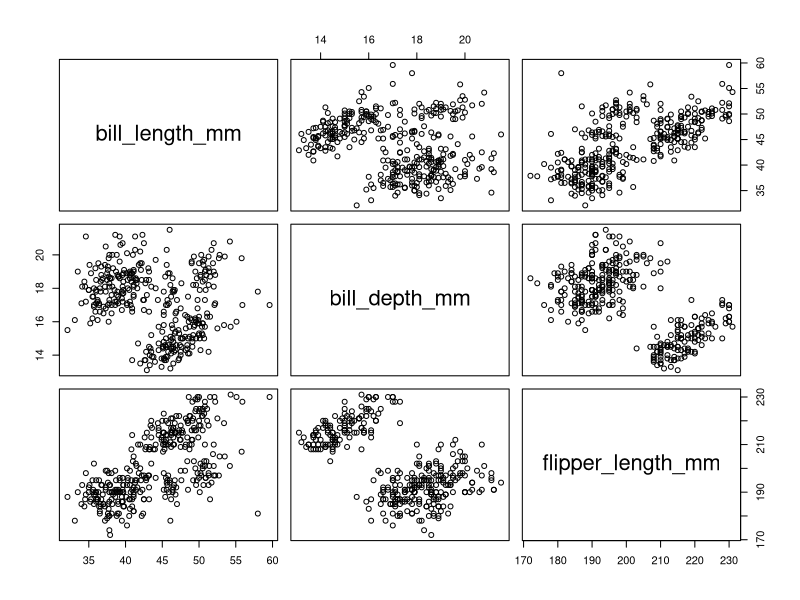
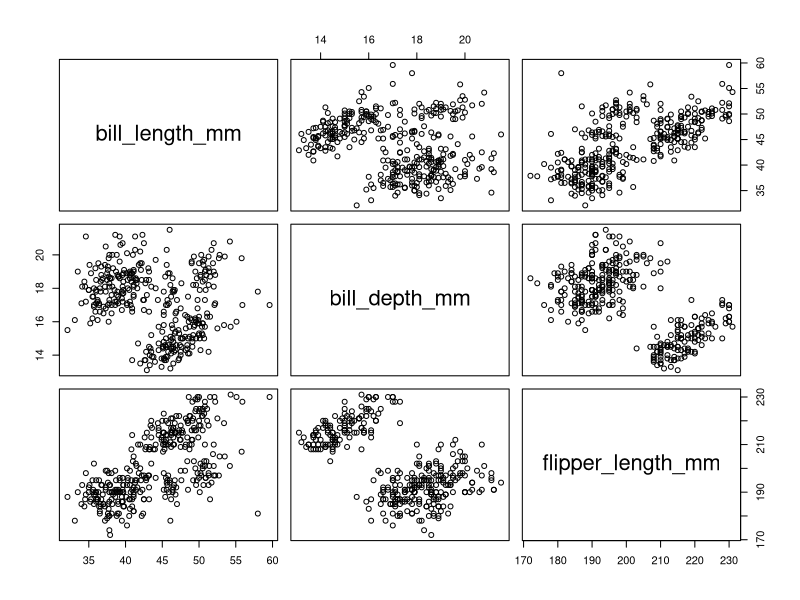
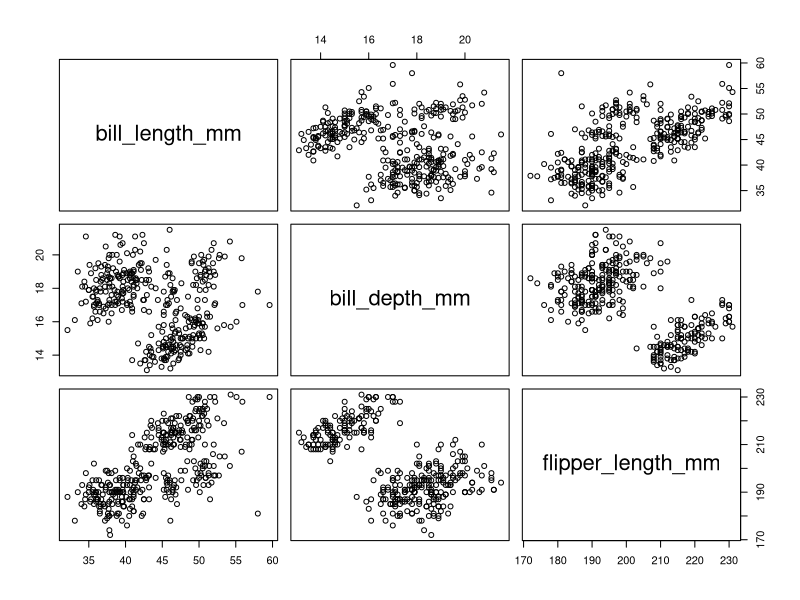
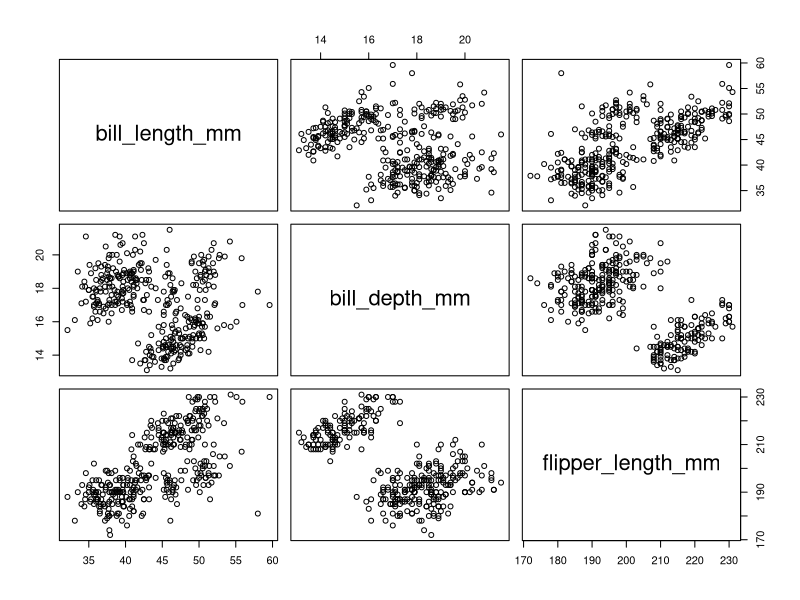
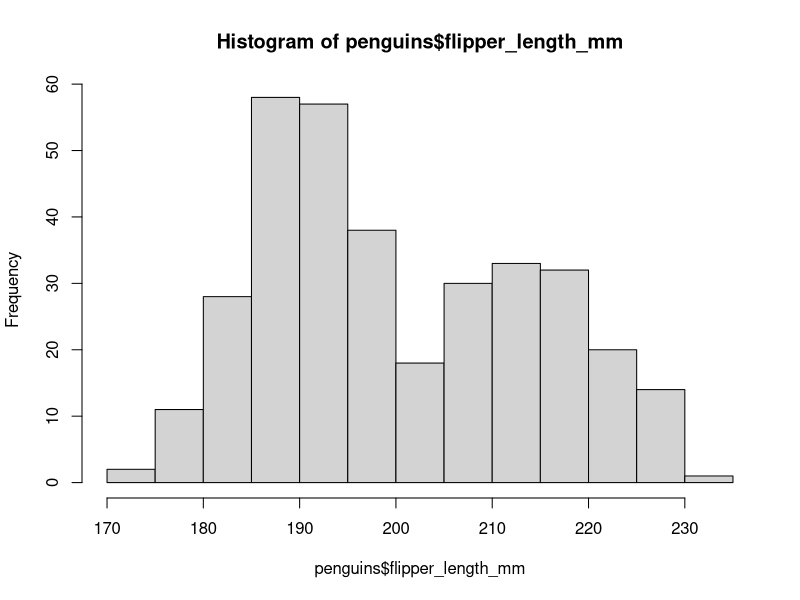
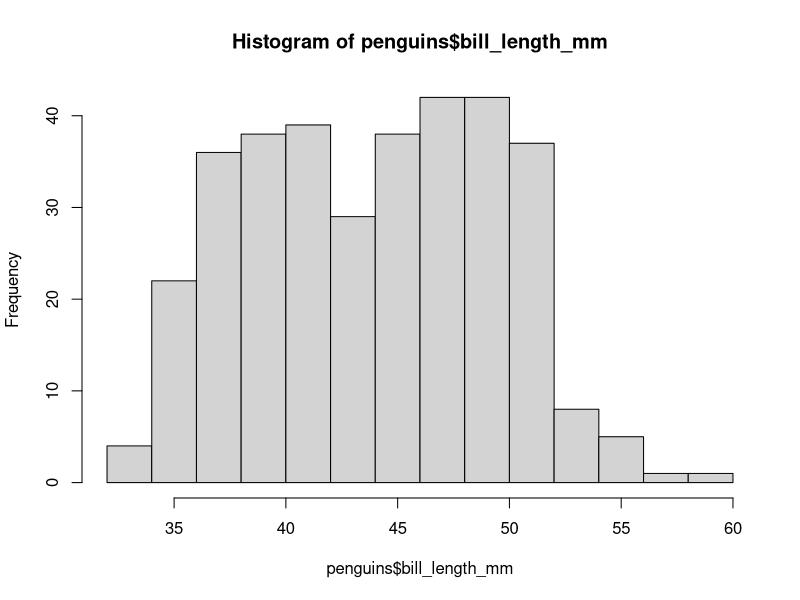

These figures' R source, in order:
## ---- chunk 1
knitr::opts_chunk$set(echo = TRUE)
## ---- chunk 2
require(palmerpenguins)
head(penguins)
## ---- chunk 3
plot(penguins[, 3:5])
## ---- chunk 4

## ---- chunk 5
plot(penguins[, 3:5])
## ---- chunk 6
plot(penguins[, 3:5])
## ---- chunk 7
plot(penguins[, 3:5])
## ---- chunk 8
hist(penguins$flipper_length_mm)
## ---- chunk 9
hist(penguins$bill_length_mm)
